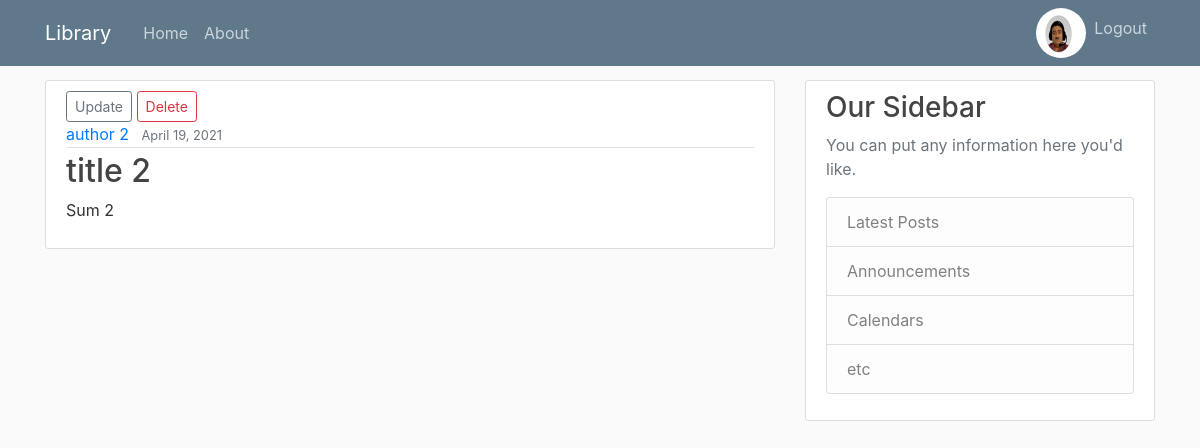
Screenshot of /library/book/6/ (signed in) with the database file from the repository.
### users/models.py (models this page shows, shortened)
class Profile(models.Model):
    user = models.OneToOneField(User, on_delete=models.CASCADE)
    image = models.ImageField(default='default.jpeg', upload_to='profile_pics')

### books/models.py (models this page shows, shortened)
class Book(models.Model):
    title = models.CharField(max_length=100)
    genre = models.CharField(max_length=50)
    author = models.CharField(max_length=100)
    date_added = models.DateTimeField(default=timezone.now)
    publisher = models.CharField(max_length=100)
    summary = models.TextField(blank=True)
    location = models.TextField()
    available = models.BooleanField(default=True)
    ISBN = models.CharField(max_length=17, default='000-000-000-000-0')

### books/views.py (the view)
# urls.py: path('book/<int:pk>/', views.BookDetailView.as_view(), name='book-detail'),
class BookDetailView(DetailView):
    model = Book
    template_name = 'books/book_detail.html'
    context_object_name = 'book'

### books/templates/books/book_detail.html
{% extends "books/base.html" %}
{% block content %}
        <article class="media content-section">
            <div class="media-body">
                {% if perms.books.change_book %}
                     <a class="btn btn-outline-secondary btn-sm" href="{% url 'book-update' book.id %}">Update</a>
                     <a class="btn btn-outline-danger btn-sm" href="{% url 'book-delete' book.id %}">Delete</a>
                {% else %}
                    <a class="btn btn-outline-secondary btn-sm" href="{% url 'book-request' book.id %}">Borrow {{ book.title }}</a>
                {% endif %}
                <div class="article-metadata">
                    <a class="mr-2" href="#">{{ book.author }}</a>
                    <small class="text-muted">{{ book.date_added|date:"F d, Y" }}</small>
                </div>
                <h2 class="article-title">{{ book.title }}</h2>
                <p class="article-content">{{ book.summary }}</p>
            </div>
        </article>
{% endblock content %}

### books/templates/books/base.html (shortened to what this page needs)
{% load static %}
<!DOCTYPE html>
<html>
<head>
    <link rel="stylesheet" href="https://maxcdn.bootstrapcdn.com/bootstrap/4.0.0/css/bootstrap.min.css">
    <link rel="stylesheet" type="text/css" href="{% static 'books/main.css' %}">
</head>
<body>
    <header class="site-header">
      <nav class="navbar navbar-expand-md navbar-dark bg-steel fixed-top">
        <div class="container">
          <a class="navbar-brand mr-4" href="{% url 'books-home' %}">Library</a>
          <div class="collapse navbar-collapse" id="navbarToggle">
            <div class="navbar-nav mr-auto">
              <a class="nav-item nav-link" href="{% url 'books-home' %}">Home</a>
              <a class="nav-item nav-link" href="#">About</a>
            </div>
            <div class="navbar-nav">
              {% if user.is_authenticated %}
                  <div class="image-container">
                      <a href="{% url 'profile' %}">
                      <img class="rounded-circle article-image img-fluid img-pro"  src="{{ user.profile.image.url }}">
                    </a>
                  </div>
                  <a class="nav-item nav-link" href="{% url 'logout' %}">Logout</a>
              {% else %}
                  <a class="nav-item nav-link" href="{% url 'login' %}">Login</a>
                  <a class="nav-item nav-link" href="{% url 'register' %}">Register</a>
              {% endif %}
            </div>
          </div>
        </div>
      </nav>
    </header>
    <main role="main" class="container">
      <div class="row">
        <div class="col-md-8">
          {% block content %}{% endblock %}
        </div>
        <div class="col-md-4">
          <div class="content-section">
            <h3>Our Sidebar</h3>
            <p class='text-muted'>You can put any information here you'd like.
              <ul class="list-group">
                <li class="list-group-item list-group-item-light">Latest Posts</li>
                <li class="list-group-item list-group-item-light">Announcements</li>
                <li class="list-group-item list-group-item-light">Calendars</li>
                <li class="list-group-item list-group-item-light">etc</li>
              </ul>
            </p>
          </div>
        </div>
      </div>
    </main>
</body>
</html>

### books/static/books/main.css (style rules this page uses)
body { background: #fafafa; color: #333333; margin-top: 5rem; }
h1, h2, h3, h4, h5, h6 { color: #444444; }
ul { margin: 0; }
.bg-steel { background-color: #5f788a; }
.site-header .navbar-nav .nav-link { color: #cbd5db; }
.content-section { background: #ffffff; padding: 10px 20px; border: 1px solid #dddddd; border-radius: 3px; margin-bottom: 20px; }
.article-title { color: #444444; }
.article-content { white-space: pre-line; }
.article-metadata { padding-bottom: 1px; margin-bottom: 4px; border-bottom: 1px solid #e3e3e3 }
.img-pro { width: 50px ; height: 50px; }
.image-container { height: 50px; width:50px; }

### rows the page displays
Book: author "author 2", date_added "April 19, 2021", title "title 2", summary "Sum 2"
